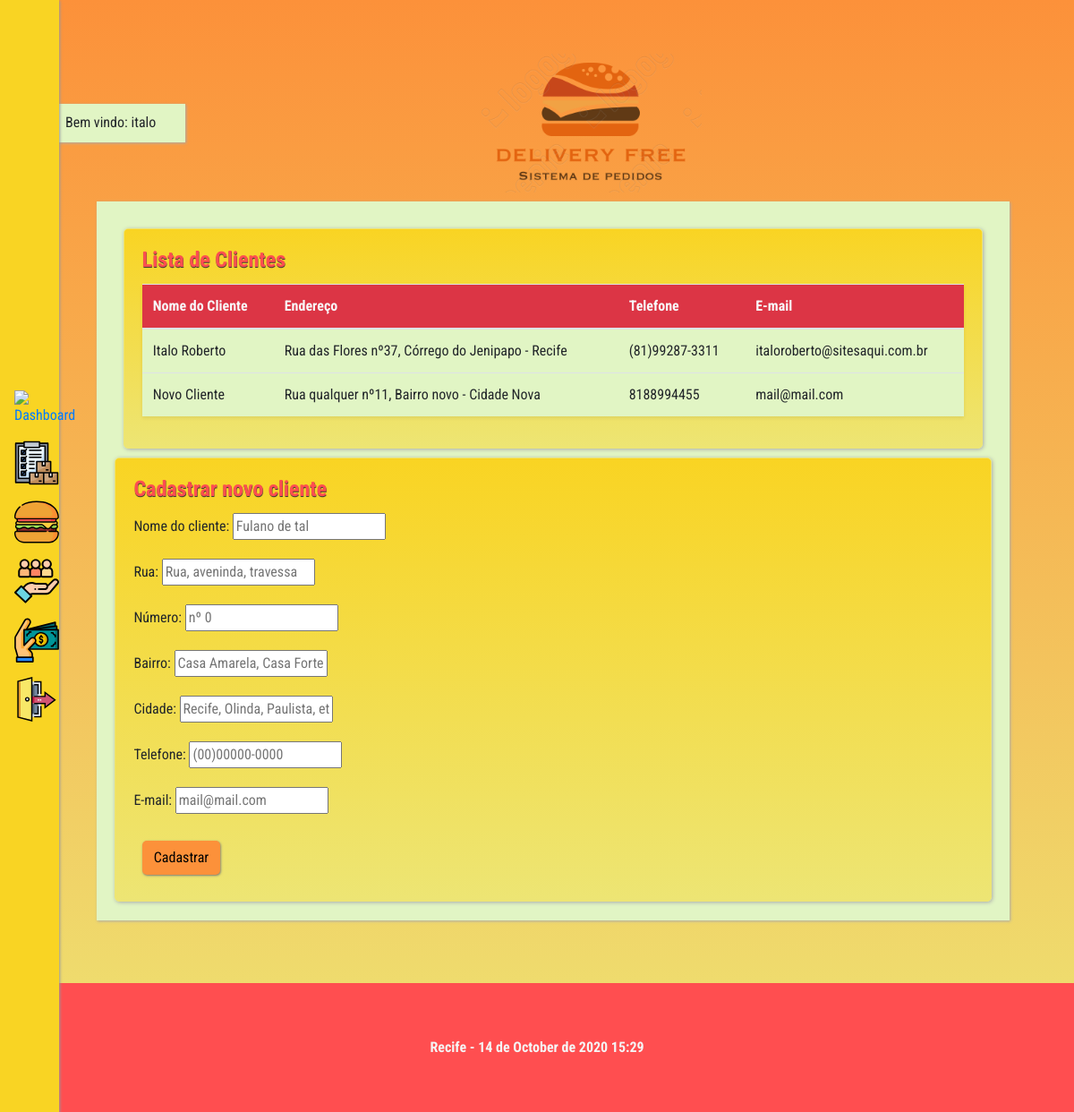
Page /secoes/clientes.php (signed in) on the committed database.
### tables this page shows
CREATE TABLE `clientes` (
  `id` int(11) NOT NULL,
  `nome` varchar(120) NOT NULL,
  `rua` varchar(120) NOT NULL,
  `numero` int(10) NOT NULL,
  `bairro` varchar(120) NOT NULL,
  `cidade` varchar(50) NOT NULL,
  `telefone` varchar(14) NOT NULL,
  `email` varchar(120) NOT NULL
);

### secoes/clientes.php (the view, shortened to what this page needs)
<?php
include_once('../conexao.php');
$consulta = "SELECT * FROM clientes ORDER by id DESC";
$resultado_consulta = mysqli_query($conexao, $consulta);
?>
<!DOCTYPE html>
<html lang="pt-br">
<head>
    <link rel="stylesheet" href="../css/bootstrap.min.css">
    <link rel="stylesheet" href="../css/estilo.css">
</head>
<body>
    <header id="topo">
        <? include('../menu.php') ?>
    </header>
    <main id="principal-dash">
        <div class="container d-flex flex-row justify-content-start align-items-center">
            <div class="usuario">
                <? echo 'Bem vindo: '. $_SESSION['usuario'];?>
            </div>
            <img src="../img/logo_edit.png" class="w-25 mx-auto" alt="Logo">
        </div>
        <section class="conteudo-principal">
            <div class="card-body card-corpo">
                <h4 class="card-title titulo-card">Lista de Clientes</h4>
                <table class="table bg-light shadow-sm">
                    <thead class="bg-danger text-light">
                        <th>Nome do Cliente</th>
                        <th>Endereço</th>
                        <th>Telefone</th>
                        <th>E-mail</th>
                    </thead>
                    <tbody style="background: #E1F5C4;">
                        <?php while ($linhas = mysqli_fetch_assoc($resultado_consulta)) { ?>
                            <tr>
                                <td>
                                    <? echo $linhas['nome']; ?>
                                </td>
                                <td>
                                    <? echo $linhas['rua'] .' nº'.$linhas['numero'].', '.$linhas['bairro'].' - '.$linhas['cidade']; ?>
                                </td>
                                <td>
                                    <? echo $linhas['telefone'] ?>
                                </td>
                                <td>
                                    <? echo $linhas['email'] ?>
                                </td>
                            </tr>
                        <?php } ?>
                    </tbody>
                </table>
            </div>
            <div class="card-body card-form">
                <h4 class="card-title titulo-card">Cadastrar novo cliente</h4>
                <form action="cadastrar-cliente.php" method="post">
                    <div class="form-group">
                        <label>Nome do cliente: </label>
                        <input type="text" name="nome" placeholder="Fulano de tal">
                    </div>
                    <div class="form-group">
                        <label>Rua: </label>
                        <input type="text" name="rua" placeholder="Rua, aveninda, travessa">
                    </div>
                    <div class="form-group">
                        <label>Número: </label>
                        <input type="number" name="numero" placeholder="nº 0">
                    </div>
                    <div class="form-group">
                        <label>Bairro: </label>
                        <input type="text" name="bairro" placeholder="Casa Amarela, Casa Forte, etc">
                    </div>
                    <div class="form-group">
                        <label>Cidade: </label>
                        <input type="text" name="cidade" placeholder="Recife, Olinda, Paulista, etc">
                    </div>
                    <div class="form-group">
                        <label>Telefone: </label>
                        <input type="text" name="telefone" placeholder="(00)00000-0000">
                    </div>
                    <div class="form-group">
                        <label>E-mail: </label>
                        <input type="email" name="email" placeholder="mail@mail.com">
                    </div>
                    <input type="submit" class="btn card-btn" value="Cadastrar">
                </form>
            </div>
        </section>
    </main>
    <footer id="rodape">
        <? setlocale(LC_TIME, 'pt_BR', 'pt_BR.utf-8', 'pt_BR.utf-8', 'portuguese');
        echo 'Recife - '. strftime('%d de %B de %Y', strtotime('today')), date(' H:i'); ?>
    </footer>
</body>
</html>

### css/estilo.css (style rules this page uses)
* { font-family: 'Roboto Condensed', sans-serif; }
body { background: linear-gradient(#FC913A, #EDE574); }
#topo { position: fixed; display: flex; z-index: 1030; background: #F9D423; box-shadow: #999 1px 1px 3px; }
.conteudo-principal { display: flex; flex-direction: row; flex-wrap: wrap; background: #E1F5C4; box-shadow: #aaa 1px 1px 3px; }
.card-corpo { display: flex; flex-direction: column; background: linear-gradient(#F9D423, #EDE574); border: #EDE574 solid 1px; border-radius: 5px; box-shadow: #aaa 1px 1px 4px; }
.card-form { display: flex; flex-direction: column; background: linear-gradient(#F9D423, #EDE574); border: #EDE574 solid 1px; border-radius: 5px; box-shadow: #aaa 1px 1px 4px; }
.titulo-card { color: #FF4E50; font-weight: bold; text-shadow: #333 .3px .5px .7px; }
.card-btn { background: #FC913A; margin: 1%; border-radius: 5px; box-shadow: #777 .7px 1px 2.5px; }
.usuario { background: #E1F5C4; box-shadow: #aaa 1px 1px 3px; }
#rodape { color: whitesmoke; background: #FF4E50; text-align: center; font-weight: bold; }
@media (min-width: 992px) and (max-width: 1920px) { * { font-size: 1rem; } }
@media (min-width: 992px) and (max-width: 1920px) { #topo { width: 5.5%; height: 100%; flex-direction: column; justify-content: center; } }
@media (min-width: 992px) and (max-width: 1920px) { #principal-dash { width: 95%; height: 100%; margin-left: 4%; padding: 5%; } }
@media (min-width: 992px) and (max-width: 1920px) { .usuario { width: 12vw; height: 2%; margin-left: -5vw; padding: 1%; } }
@media (min-width: 992px) and (max-width: 1920px) { .conteudo-principal { width: 100%; height: auto; margin: 1% auto 1% auto; padding: 2%; } }
@media (min-width: 992px) and (max-width: 1920px) { .card-corpo { width: 600px; height: auto; margin: 1%; padding: 2%; } }
@media (min-width: 992px) and (max-width: 1920px) { .card-form { width: 450px; height: auto; } }
@media (min-width: 992px) and (max-width: 1920px) { #rodape { width: 100%; height: auto; padding: 5%; } }

### rows in the picture
clientes: nome "Italo Roberto", rua "Rua das Flores", numero "37", bairro "Córrego do Jenipapo", cidade "Recife", telefone "(81)99287-3311", email "italoroberto@sitesaqui.com.br"
clientes: nome "Novo Cliente", rua "Rua qualquer", numero "11", bairro "Bairro novo", cidade "Cidade Nova", telefone "8188994455", email "mail@mail.com"

### other values in the picture
$_SESSION['usuario'] "italo"
